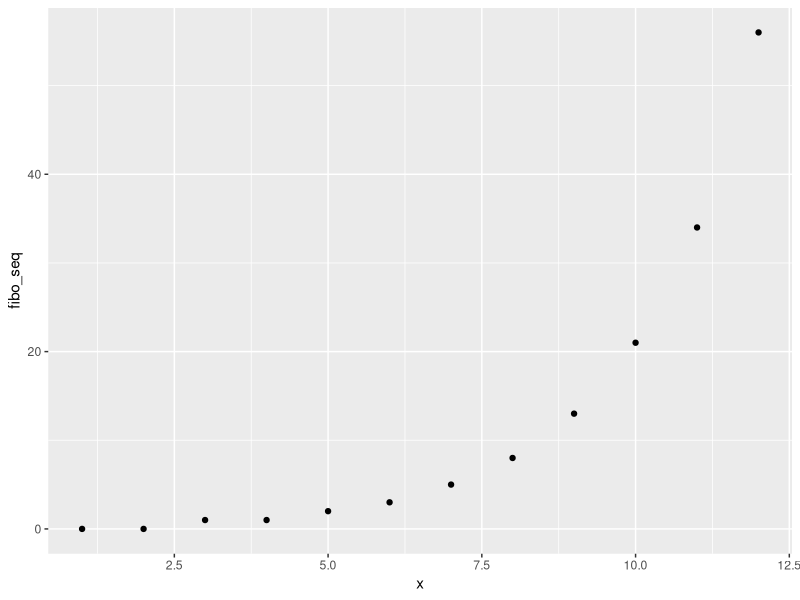
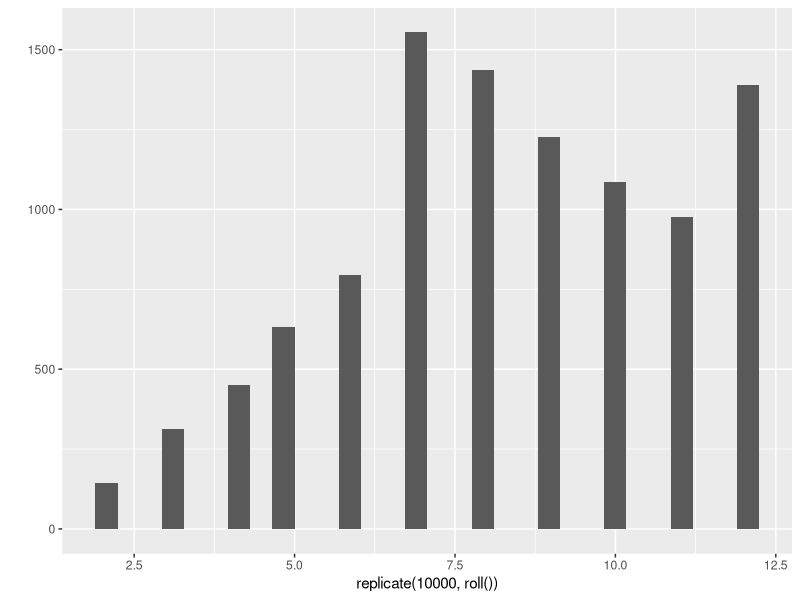

Write R code to recreate these figures, in order.
# Part 1
# Objects
vector_a <- c(0, 0, 1, 1, 2)
vector_b <- c(3, 5, 8, 13, 21)
vector_c <- c(34, 55, 89)

# Element-wise execution
vector_a * vector_b
# Inner multiplication
vector_a %*% vector_b
# Outer multiplication
vector_a %o% vector_b

# Functions
sample(x = 1:6, size = 2, replace = TRUE)
args(sample)

# Writing functions
roll <- function(my_sample = 1:6) {
  dice <- sample(x = my_sample, size = 2, replace = TRUE,
                 prob = c(1/8, 1/8, 1/8, 1/8, 1/8, 3/8))
  sum(dice)
}
roll()

# Packages
library(ggplot2)
x <- 1:12
fibo_seq <- c(0, 0, 1, 1, 2, 3, 5, 8, 13, 21, 34, 56)
# Scatter plot
qplot(x, fibo_seq)

# Histogram
qplot(replicate(10000, roll()), geom = "histogram")
